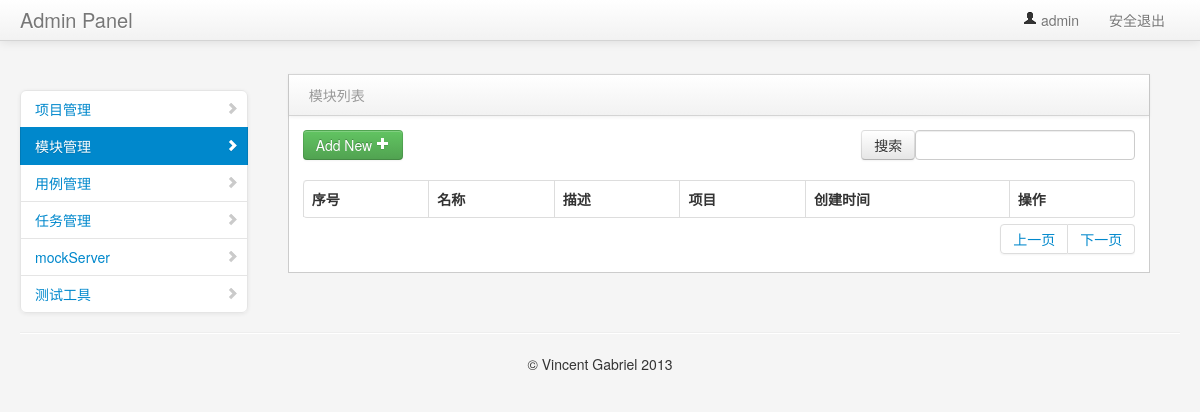
The app's page /manage/module_manage/ (signed in), older data.
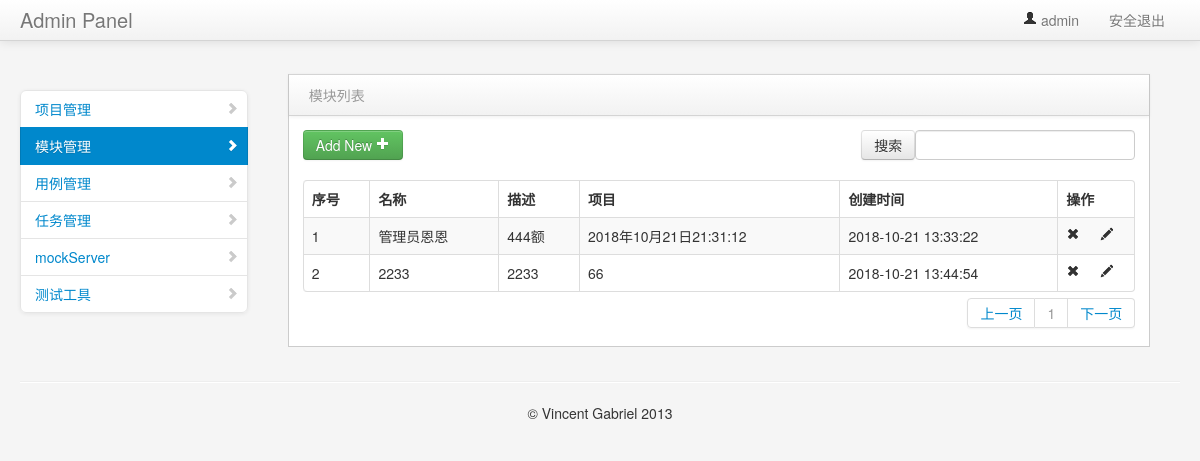
The same page, newer data.
### project_app/models.py (models this page shows, shortened)
class Model(models.Model):
    project = models.ForeignKey(Project,on_delete=models.CASCADE)
    name = models.CharField("名称",max_length=100,blank=False,default="")
    describe = models.TextField("描述", default="")
    create_time = models.DateTimeField("创建时间", auto_now=True)

class Project(models.Model):
    title = models.CharField(max_length=50)
    describe = models.TextField("描述",default="")
    status = models.BooleanField("状态",default=True)
    create_time = models.DateTimeField("创建时间",auto_now=True)
    def __str__(self):
        return self.title

### project_app/views/module_views.py (the view)
# urls.py: path("module_manage/", module_views.module_manage),
@login_required #判断用户是否登录
def module_manage(request):
    page = request.GET.get('page')
    page = try_int(page, 1)
    count = Model.objects.all().count()
    pageObj = html_hepler.PageInfo(page, count)
    content = request.POST.get('search_project')
    if content is not None:
        project_data = Model.objects.filter(
                name__contains=content)
    else:
        project_data = Model.objects.all()[pageObj.start:pageObj.end]
    page_string = html_hepler.Pager(page, pageObj.all_page_count)
    username = request.session.get('user1', '')  # 读取浏览器 session
    return render(request, "module_manage.html", {"user": username,"project_data":project_data,
                                                   "page": page_string,"type":"list"})

### project_app/html_hepler.py (called while the page is built, shortened)
def Pager(page,all_page_count):
    page_html = []
    if page <= 1:
        prev_html = "<li class='next'><a href='#'>上一页</a></li>"
    else:
        prev_html = "<li class='next'><a href='/manage/project_manage/?page=%d'>上一页</a></li>" % (page - 1)
    page_html.append(prev_html)
    if all_page_count < 11:
        begin = 0
        end = all_page_count
    for i in range(begin,end):
        if page == i+1:
            a_html = "<li class='prev disabled'><a href = '/manage/project_manage/?page=%d'>%d</a></li>"%(i+1,i+1)
        else:
            a_html = "<li class='prev disabled'><a href = '/manage/project_manage/?page=%d'>%d</a></li>" % (i+1, i+1)
        page_html.append(a_html)
    next_html = "<li class='next'><a href = '/manage/project_manage/?page=%d'>下一页</a></li>" % (page + 1)
    page_html.append(next_html)
    page_string = mark_safe("".join(page_html))
    return page_string

    @property
    def start(self):
        return (self.CurrentPage-1) * self.PerItem

    @property
    def end(self):
        return self.CurrentPage * self.PerItem

### project_app/views/module_views.py (called while the page is built)
def try_int(arg,default):
    try:
        arg = int(arg)
    except Exception as e:
        arg = default
    return arg

### templates/module_manage.html (shortened to what this page needs)
{% extends "common/nav.html" %}
{% block context %}
<div class="span3" id="sidebar">
    <ul class="nav nav-list bs-docs-sidenav nav-collapse collapse">
        <li>
            <a href="/manage/project_manage/"><i class="icon-chevron-right"></i>项目管理</a>
        </li>
        <li class="active">
            <a href="/manage/module_manage/"><i class="icon-chevron-right"></i>模块管理</a>
        </li>
        <li>
            <a href="interface.html"><i class="icon-chevron-right"></i>用例管理</a>
        </li>
        <li>
            <a href="interface.html"><i class="icon-chevron-right"></i>任务管理</a>
        </li>
        <li>
            <a href="interface.html"><i class="icon-chevron-right"></i>mockServer</a>
        </li>
        <li>
            <a href="interface.html"><i class="icon-chevron-right"></i>测试工具</a>
        </li>
    </ul>
</div>
<div class="span9" id="content">
    <div class="row-fluid">
{% if type == 'list'%}
     <div class="block">
        <div class="navbar navbar-inner block-header">
            <div class="muted pull-left">模块列表</div>
        </div>
        <div class="block-content collapse in">
            <div class="span12">
               <div class="table-toolbar">
                  <div class="btn-group">
                     <a href="/manage/add_module/"><button class="btn btn-success">Add New <i class="icon-plus icon-white"></i></button></a>
                  </div>
                  <div class="btn-group pull-right">
                     <div class="dataTables_filter" id="example_filter">
                         <form method="post" action="/manage/module_manage/">
                          <input class="btn" type="submit" value="搜索">
                          <label><input type="text" aria-controls="example" id="search_project" name="search_project"></label>
                         </form>
                    </div>
                  </div>
               </div>
                <table cellpadding="0" cellspacing="0" border="0" class="table table-striped table-bordered" id="example2">
                    <thead>
                        <tr>
                            <th>序号</th>
                            <th>名称</th>
                            <th>描述</th>
                            <th>项目</th>
                            <th>创建时间</th>
                            <th>操作</th>
                        </tr>
                    </thead>
                    <tbody>
                    {% for data in project_data %}
                        <tr class="gradeU">
                            <td>{{forloop.counter }}</td>
                            <td>{{data.name}}</td>
                            <td class="center">{{data.describe}}</td>
                            <td>{{data.project}}</td>
                            <td class="center">{{ data.create_time | date:"Y-m-d H:i:s" }}</td>
                            <td class="center" style="width: 60px;">
                                <a onclick="del_id('{{ data.id }}')"><i class="icon-remove"></i></a>
                                <a href="/manage/edit_module/{{ data.id }}/"><i class="icon-pencil"></i></a>
                            </td>
                        </tr>
                    {% endfor %}
                    </tbody>
                </table>
            </div>
            <div id="pageslist" class="dataTables_paginate paging_bootstrap pagination">
                <ul>
                    {{ page }}
                </ul>
            </div>
        </div>
     </div>
    </div>
</div>
 {% endif %}
    {% endblock context %}

Row changes from the older to the newer data that the page shows:
added Model: name "管理员恩恩", describe "444额", project "2018年10月21日21:31:12", create_time "2018-10-21 13:33:22"
added Model: name "2233", describe "2233", project "66", create_time "2018-10-21 13:44:54"
Text that changed along with them:
{{ page }}: "上一页 下一页" → "上一页 1 下一页"
